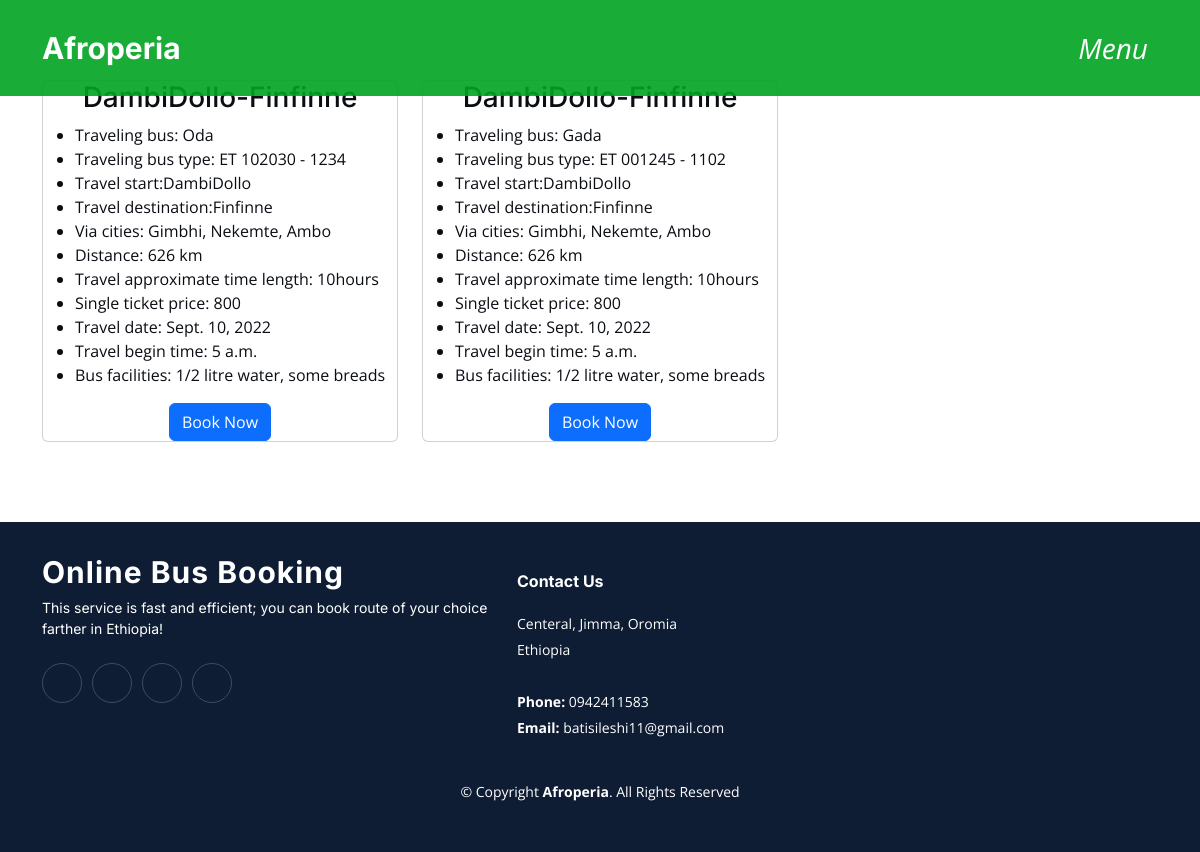
Page /route/2/ on the committed database.
### Bus_admin/models.py (models this page shows, shortened)
class Route(models.Model):
    route_admin=models.ForeignKey(User, on_delete=models.CASCADE, null=True)
    name=models.CharField(max_length=255, null=True)
    start=models.CharField(max_length=255, null=True)
    destination=models.CharField(max_length=255, null=True)
    via_cities=models.CharField(max_length=255, null=True)
    travel_date=models.DateField(null=True)
    travel_begin_time=models.TimeField(null=True)
    travel_distance=models.IntegerField(null=True)
    travel_aproximate_time=models.CharField(max_length=255, null=True)
    single_seat_price=models.IntegerField(null=True)
    travel_facilities=models.CharField(max_length=255, null=True)
    updated=models.DateTimeField(auto_now=True, null=True)
    created=models.DateTimeField(auto_now_add=True, null=True)

class SubRoute(models.Model):
    sub_route_admin=models.ForeignKey(User, on_delete=models.CASCADE, null=True)
    main_route=models.ForeignKey(Route, on_delete=models.CASCADE, null=True)
    bus=models.ForeignKey(Single_Bus, on_delete=models.SET_NULL, null=True)
    updated = models.DateTimeField(auto_now=True, null=True)
    created = models.DateTimeField(auto_now_add=True, null=True)

class Single_Bus(models.Model):
    bus=models.ForeignKey(Bus, on_delete=models.CASCADE, null=True)
    plate_number=models.CharField(max_length=200, null=True)
    bus_number=models.CharField(max_length=200, null=True)
    bus_type=models.CharField(max_length=200, null=True)
    bus_detail=models.CharField(max_length=200, null=True)
    number_of_seats=models.IntegerField()
    updated=models.DateTimeField(auto_now=True, null=True)
    created=models.DateTimeField(auto_now_add=True, null=True)

### System_admin/models.py (models this page shows, shortened)
class Bus(models.Model):
    name=models.CharField(max_length=255, null=True)
    bus_admin=models.ForeignKey(User, on_delete=models.CASCADE , null=True)
    number_of_buses=models.IntegerField(null=True)
    bus_photo=models.ImageField(max_length=55, null=True)
    updated=models.DateTimeField(auto_now=True, null=True)
    created=models.DateTimeField(auto_now_add=True, null=True)

### Customer/views.py (the view)
# urls.py: path('route/<str:pk>/', views.route, name="route"),
def route(request, pk):
    route = get_object_or_404(Route, id=pk)
    subroutes=route.subroute_set.all()
    context={'route':route, 'subroutes':subroutes}
    return render(request, 'Customer/route.html', context)

### Customer/templates/Customer/route.html
{% extends 'customer/customermain.html'%} {% block content%}
<main id="main">
    <section>
        <div class="container">
            <div class="row gy-4">
                {% for subroute in subroutes %}
                <div class="col-lg-4 col-md-4">
                    <div class="card">
                        <h3 class="text-center ">{{route.name}}</h3>
                        <ul>
                            <li>Traveling bus: {{subroute.bus.bus.name}}</li>
                            <li>Traveling bus type: {{subroute.bus.plate_number}} - {{subroute.bus.bus_number}}</li>
                            <li>Travel start:{{route.start}}</li>
                            <li>Travel destination:{{route.destination}}</li>
                            <li>Via cities: {{route.via_cities}}</li>
                            <li>Distance: {{route.travel_distance}} km</li>
                            <li>Travel approximate time length: {{route.travel_aproximate_time}}</li>
                            <li>Single ticket price: {{route.single_seat_price}}</li>
                            <li>Travel date: {{route.travel_date}}</li>
                            <li>Travel begin time: {{route.travel_begin_time}}</li>
                            <li>Bus facilities: {{route.travel_facilities}}</li>
                        </ul>
                        <a href="{% url 'booking' subroute.id %} " class="text-center "><button class="btn btn-primary ">Book Now</button></a>
                    </div>
                </div>
                {%endfor%}
            </div>
        </div>
    </section>
</main>
{%endblock content%}

### static/Customer_assets/css/main.css (style rules this page uses)
:root { --font-default: "Open Sans", system-ui, -apple-system, "Segoe UI", Roboto, "Helvetica Neue", Arial, "Noto Sans", "Liberation Sans", sans-serif, "Apple Color Emoji", "Segoe UI Emoji", "Segoe UI Symbol", "Noto Color Emoji"; --font-primary: "Inter", sans-serif; --font-secondary: "Poppins", sans-serif; }
:root { --color-default: #0a0d13; --color-primary: #0d42ff; --color-secondary: #0e1d34; }
:root { scroll-behavior: smooth; }
body { font-family: var(--font-default); color: var(--color-default); }
a { color: var(--color-primary); text-decoration: none; }
h1, h2, h3, h4, h5, h6 { font-family: var(--font-primary); }
section { padding: 80px 0; overflow: hidden; }

### rows in the picture
SubRoute: bus.bus.name "Oda", bus.plate_number "ET 102030", bus.bus_number "1234"
Route: name "DambiDollo-Finfinne", start "DambiDollo", destination "Finfinne", via_cities "Gimbhi, Nekemte, Ambo", travel_distance "626", travel_aproximate_time "10hours", single_seat_price "800", travel_date "Sept. 10, 2022", travel_begin_time "5 a.m.", travel_facilities "1/2 litre water, some breads"
SubRoute: bus.bus.name "Gada", bus.plate_number "ET 001245", bus.bus_number "1102"
